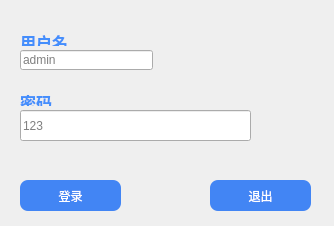
<?xml version="1.0" encoding="UTF-8"?>
<ui version="4.0">
 <class>LoginDlg</class>
 <widget class="QDialog" name="LoginDlg">
  <property name="geometry">
   <rect>
    <x>0</x>
    <y>0</y>
    <width>334</width>
    <height>226</height>
   </rect>
  </property>
  <property name="windowTitle">
   <string>Dialog</string>
  </property>
  <widget class="QPushButton" name="login">
   <property name="geometry">
    <rect>
     <x>20</x>
     <y>180</y>
     <width>101</width>
     <height>31</height>
    </rect>
   </property>
   <property name="styleSheet">
    <string notr="true">QPushButton {
 background-color: rgb(66, 133, 244); 
border-radius: 8px; 
color:rgb(255, 255, 255); 
} 

QPushButton:hover 
{ 
background-color:rgb(42,86,198); 

}
</string>
   </property>
   <property name="text">
    <string>登录</string>
   </property>
  </widget>
  <widget class="QPushButton" name="quit">
   <property name="geometry">
    <rect>
     <x>210</x>
     <y>180</y>
     <width>101</width>
     <height>31</height>
    </rect>
   </property>
   <property name="styleSheet">
    <string notr="true">QPushButton {
 background-color: rgb(66, 133, 244); 
border-radius: 8px; 
color:rgb(255, 255, 255); 
} 

QPushButton:hover 
{ 
background-color:rgb(42,86,198); 

}
</string>
   </property>
   <property name="text">
    <string>退出</string>
   </property>
  </widget>
  <widget class="QLabel" name="Namelabel">
   <property name="geometry">
    <rect>
     <x>20</x>
     <y>30</y>
     <width>51</width>
     <height>16</height>
    </rect>
   </property>
   <property name="frameShape">
    <enum>QFrame::NoFrame</enum>
   </property>
   <property name="text">
    <string>&lt;html&gt;&lt;head/&gt;&lt;body&gt;&lt;p&gt;&lt;span style=&quot; font-size:12pt; font-weight:600; color:#448efc;&quot;&gt;用户名&lt;/span&gt;&lt;/p&gt;&lt;/body&gt;&lt;/html&gt;</string>
   </property>
  </widget>
  <widget class="QLineEdit" name="NameEdit">
   <property name="geometry">
    <rect>
     <x>20</x>
     <y>50</y>
     <width>133</width>
     <height>20</height>
    </rect>
   </property>
   <property name="placeholderText">
    <string>admin</string>
   </property>
  </widget>
  <widget class="QLineEdit" name="PsdEdit">
   <property name="geometry">
    <rect>
     <x>20</x>
     <y>110</y>
     <width>231</width>
     <height>31</height>
    </rect>
   </property>
   <property name="echoMode">
    <enum>QLineEdit::Password</enum>
   </property>
   <property name="placeholderText">
    <string>123</string>
   </property>
  </widget>
  <widget class="QLabel" name="Psdlabel">
   <property name="geometry">
    <rect>
     <x>20</x>
     <y>90</y>
     <width>51</width>
     <height>16</height>
    </rect>
   </property>
   <property name="frameShape">
    <enum>QFrame::NoFrame</enum>
   </property>
   <property name="text">
    <string>&lt;html&gt;&lt;head/&gt;&lt;body&gt;&lt;p&gt;&lt;span style=&quot; font-size:12pt; font-weight:600; color:#448efc;&quot;&gt;密码&lt;/span&gt;&lt;/p&gt;&lt;/body&gt;&lt;/html&gt;</string>
   </property>
  </widget>
 </widget>
 <resources/>
 <connections>
  <connection>
   <sender>quit</sender>
   <signal>clicked()</signal>
   <receiver>LoginDlg</receiver>
   <slot>close()</slot>
   <hints>
    <hint type="sourcelabel">
     <x>260</x>
     <y>195</y>
    </hint>
    <hint type="destinationlabel">
     <x>166</x>
     <y>112</y>
    </hint>
   </hints>
  </connection>
 </connections>
</ui>
